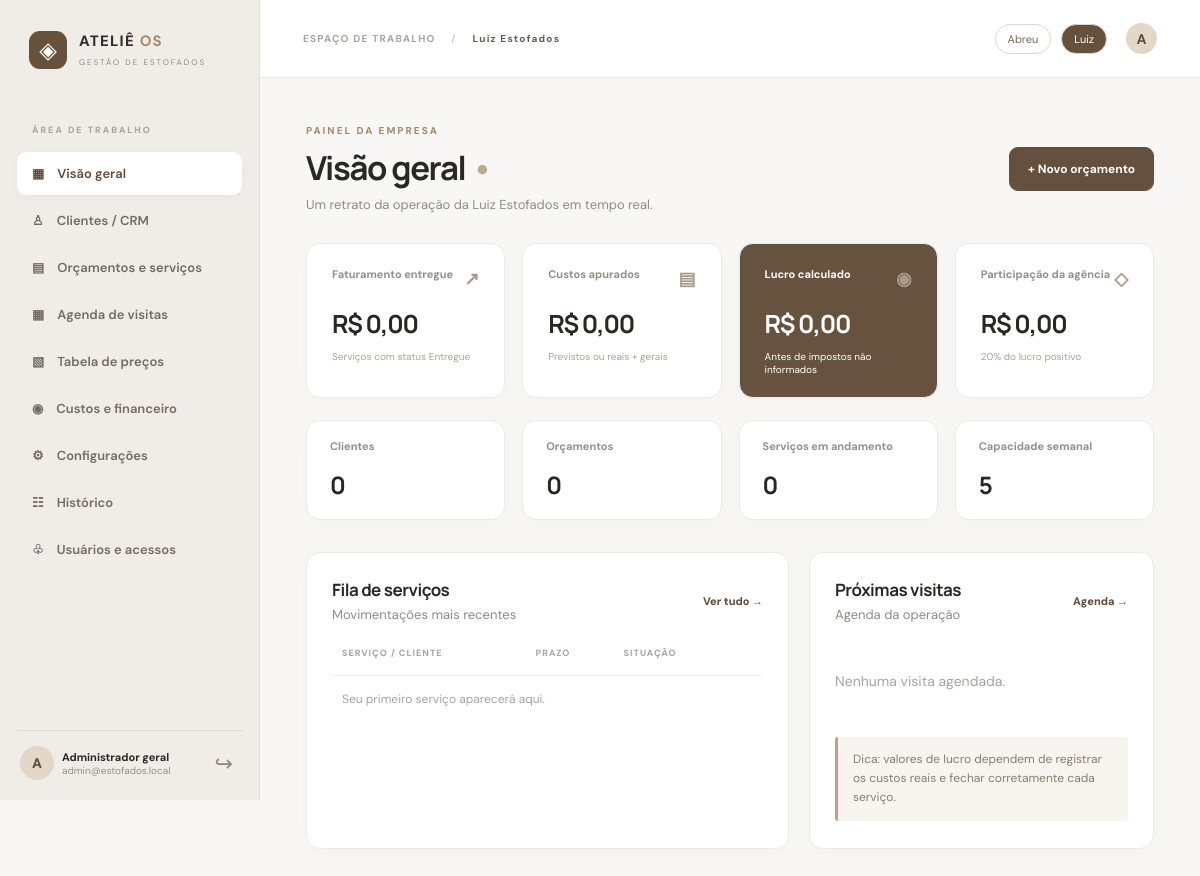
Page /?company_id=2 (signed in) on the committed database.
### tables this page shows
CREATE TABLE companies(id INTEGER PRIMARY KEY,name TEXT NOT NULL,whatsapp TEXT DEFAULT '',margin REAL DEFAULT 40,pix_discount REAL DEFAULT 5,card_fee REAL DEFAULT 0,card_installments INTEGER DEFAULT 10,weekly_capacity INTEGER DEFAULT 5,workdays TEXT DEFAULT '0,1,2,3,4',commission_rate REAL DEFAULT 20,lead_days INTEGER DEFAULT 3);

### app.py (the view)
@app.route('/')
@login_required
def dashboard():
    comp=current_company();cid=comp['id']
    with conn() as c:
        jobs=c.execute('SELECT q.*,cl.name client_name FROM quotes q JOIN clients cl ON cl.id=q.client_id WHERE q.company_id=? ORDER BY q.id DESC',(cid,)).fetchall()
        visits=c.execute('SELECT v.*,cl.name client_name FROM visits v JOIN clients cl ON cl.id=v.client_id WHERE v.company_id=? ORDER BY starts_at DESC LIMIT 5',(cid,)).fetchall()
        clients=c.execute('SELECT COUNT(*) n FROM clients WHERE company_id=?',(cid,)).fetchone()['n']
        direct=c.execute('SELECT SUM(amount) n FROM costs WHERE company_id=? AND quote_id IS NULL',(cid,)).fetchone()['n'] or 0
    completed=[j for j in jobs if j['status']=='Entregue']
    revenue=sum(j['price'] for j in completed)
    base_cost=sum((j['actual_cost'] if j['actual_cost'] is not None else j['total_cost']) for j in completed)+direct
    profit=revenue-base_cost
    metrics=dict(clients=clients,quotes=len(jobs),active=len([j for j in jobs if j['status'] not in ('Entregue','Perdido','Cancelado')]),revenue=revenue,cost=base_cost,profit=profit,commission=max(0,profit)*comp['commission_rate']/100)
    return render_template('dashboard.html',comp=comp,metrics=metrics,jobs=jobs[:12],visits=visits)

### app.py (called while the page is built)
def conn():
    c=sqlite3.connect(DB); c.row_factory=sqlite3.Row; c.execute('PRAGMA foreign_keys=ON'); return c

@app.before_request
def csrf_guard():
    if 'csrf' not in session: session['csrf']=secrets.token_hex(24)
    if request.method=='POST' and request.form.get('csrf')!=session.get('csrf'): abort(400,'Token inválido. Atualize a página.')

@app.context_processor
def ctx():
    return dict(csrf=session.get('csrf'),me=session.get('user'),statuses=STATUSES,money=money,today=date.today().isoformat())

def money(value):
    return 'R$ '+f'{float(value or 0):,.2f}'.replace(',','X').replace('.',',').replace('X','.')

def login_required(fn):
    @wraps(fn)
    def wrapper(*args,**kwargs):
        if not session.get('user'): return redirect(url_for('login'))
        return fn(*args,**kwargs)
    return wrapper

def allowed_company(cid):
    u=session.get('user')
    if not u: abort(401)
    if u['role']!='admin' and u['company_id']!=cid: abort(403)

def current_company():
    u=session['user']
    cid = request.values.get('company_id',type=int) if u['role']=='admin' else u['company_id']
    if not cid: cid=1
    allowed_company(cid)
    with conn() as c:
        company=c.execute('SELECT * FROM companies WHERE id=?',(cid,)).fetchone()
        if not company: abort(404)
        return dict(company)

### templates/dashboard.html
{% extends 'base.html' %}{% block title %}Visão geral{% endblock %}{% block content %}<div class="pagehead"><div><div class="eyebrow">PAINEL DA EMPRESA</div><h1>Visão geral <span class="lightdot">•</span></h1><p>Um retrato da operação da {{comp.name}} em tempo real.</p></div><a class="primary" href="{{url_for('quotes',company_id=comp.id)}}">+ Novo orçamento</a></div>
{% if me.role != "staff" %}<div class="statgrid"><div class="stat"><div class="statcap">Faturamento entregue <span>↗</span></div><strong>{{money(metrics.revenue)}}</strong><small>Serviços com status Entregue</small></div><div class="stat"><div class="statcap">Custos apurados <span>▤</span></div><strong>{{money(metrics.cost)}}</strong><small>Previstos ou reais + gerais</small></div><div class="stat accent"><div class="statcap">Lucro calculado <span>◉</span></div><strong>{{money(metrics.profit)}}</strong><small>Antes de impostos não informados</small></div><div class="stat"><div class="statcap">Participação da agência <span>◇</span></div><strong>{{money(metrics.commission)}}</strong><small>{{comp.commission_rate|int}}% do lucro positivo</small></div></div>
{% endif %}<div class="statgrid compact"><div class="stat mini"><div class="statcap">Clientes</div><strong>{{metrics.clients}}</strong></div><div class="stat mini"><div class="statcap">Orçamentos</div><strong>{{metrics.quotes}}</strong></div><div class="stat mini"><div class="statcap">Serviços em andamento</div><strong>{{metrics.active}}</strong></div><div class="stat mini"><div class="statcap">Capacidade semanal</div><strong>{{comp.weekly_capacity}}</strong></div></div>
<div class="twocol"><section class="panel"><div class="panelhead"><div><h2>Fila de serviços</h2><p>Movimentações mais recentes</p></div><a href="{{url_for('quotes',company_id=comp.id)}}" class="textlink">Ver tudo →</a></div><div class="tablewrap"><table><thead><tr><th>Serviço / Cliente</th><th>Prazo</th><th>Situação</th><th></th></tr></thead><tbody>{% for j in jobs %}<tr><td><b>{{j.description}}</b><small>{{j.client_name}}</small></td><td>{{j.estimated_delivery or 'A definir'}}</td><td><span class="badge">{{j.status}}</span></td><td><a href="{{url_for('quote_detail',id=j.id,company_id=comp.id)}}">Abrir ↗</a></td></tr>{% else %}<tr><td colspan="4" class="muted">Seu primeiro serviço aparecerá aqui.</td></tr>{% endfor %}</tbody></table></div></section><section class="panel"><div class="panelhead"><div><h2>Próximas visitas</h2><p>Agenda da operação</p></div><a href="{{url_for('visits',company_id=comp.id)}}" class="textlink">Agenda →</a></div>{% for v in visits %}<div class="visitrow"><div class="datebox">{{v.starts_at[8:10]}}<small>{{v.starts_at[5:7]}}</small></div><div><b>{{v.client_name}}</b><small>{{v.starts_at[11:16]}} · {{v.minutes}} min</small></div><span class="badge">{{v.status}}</span></div>{% else %}<div class="empty">Nenhuma visita agendada.</div>{% endfor %}<div class="helper">Dica: valores de lucro dependem de registrar os custos reais e fechar corretamente cada serviço.</div></section></div>{% endblock %}

### templates/base.html (shortened to what this page needs)
<!doctype html><html lang="pt-br"><head><link rel="stylesheet" href="{{url_for('static',filename='style.css')}}"></head><body><div class="layout"><aside class="sidebar"><div class="brand"><span class="brandicon">◈</span><div><b>ATELIÊ <em>OS</em></b><small>GESTÃO DE ESTOFADOS</small></div></div><span class="sidelabel">ÁREA DE TRABALHO</span><nav>
<a class="{{'active' if request.endpoint=='dashboard' else ''}}" href="{{url_for('dashboard',company_id=comp.id if comp else 1)}}">▦ <span>Visão geral</span></a>
<a class="{{'active' if request.endpoint=='clients' else ''}}" href="{{url_for('clients',company_id=comp.id if comp else 1)}}">♙ <span>Clientes / CRM</span></a>
<a class="{{'active' if request.endpoint in ('quotes','quote_detail') else ''}}" href="{{url_for('quotes',company_id=comp.id if comp else 1)}}">▤ <span>Orçamentos e serviços</span></a>
<a class="{{'active' if request.endpoint=='visits' else ''}}" href="{{url_for('visits',company_id=comp.id if comp else 1)}}">▦ <span>Agenda de visitas</span></a>
<a class="{{'active' if request.endpoint=='catalog' else ''}}" href="{{url_for('catalog',company_id=comp.id if comp else 1)}}">▧ <span>Tabela de preços</span></a>
{% if me.role != 'staff' %}<a class="{{'active' if request.endpoint=='finance' else ''}}" href="{{url_for('finance',company_id=comp.id if comp else 1)}}">◉ <span>Custos e financeiro</span></a><a class="{{'active' if request.endpoint=='settings' else ''}}" href="{{url_for('settings',company_id=comp.id if comp else 1)}}">⚙ <span>Configurações</span></a><a href="{{url_for('audit_page',company_id=comp.id if comp else 1)}}">☷ <span>Histórico</span></a>{% endif %}
{% if me.role=='admin' %}<a class="{{'active' if request.endpoint=='users' else ''}}" href="{{url_for('users')}}">♧ <span>Usuários e acessos</span></a>{% endif %}</nav><div class="sidebarfooter"><div class="tinyavatar">{{me.email[0]|upper}}</div><div class="usertext"><b>{{'Administrador geral' if me.role=='admin' else 'Responsável' if me.role=='owner' else 'Equipe'}}</b><small>{{me.email}}</small></div><form method="post" action="{{url_for('logout')}}"><input name="csrf" type="hidden" value="{{csrf}}"><button title="Sair" class="logout">↪</button></form></div></aside><main class="content"><div class="topbar"><div class="bread">ESPAÇO DE TRABALHO <span>/</span> <b>{{comp.name if comp else 'Administração'}}</b></div><div class="topactions">{% if me.role=='admin' and comp %}<a class="pill {{'selected' if comp.id==1 else ''}}" href="{{url_for('dashboard',company_id=1)}}">Abreu</a><a class="pill {{'selected' if comp.id==2 else ''}}" href="{{url_for('dashboard',company_id=2)}}">Luiz</a>{% endif %}<span class="avatar">{{me.email[0]|upper}}</span></div></div><div class="page">{% with messages=get_flashed_messages(with_categories=true) %}{% for kind,msg in messages %}<div class="flash {{kind}}">{{msg}}</div>{% endfor %}{% endwith %}{% block content %}{% endblock %}</div></main></div><script src="{{url_for('static',filename='app.js')}}"></script></body></html>

### rows in the picture
companies: name "Luiz Estofados", commission_rate "20", weekly_capacity "5"

### other values in the picture
{{ me.email[0]|upper }} "A"
{{ me.email }} "admin@estofados.local"
{{ money(metrics.revenue) }} "R$ 0,00"
{{ money(metrics.cost) }} "R$ 0,00"
{{ money(metrics.profit) }} "R$ 0,00"
{{ money(metrics.commission) }} "R$ 0,00"
{{ metrics.clients }} "0"
{{ metrics.quotes }} "0"
{{ metrics.active }} "0"
